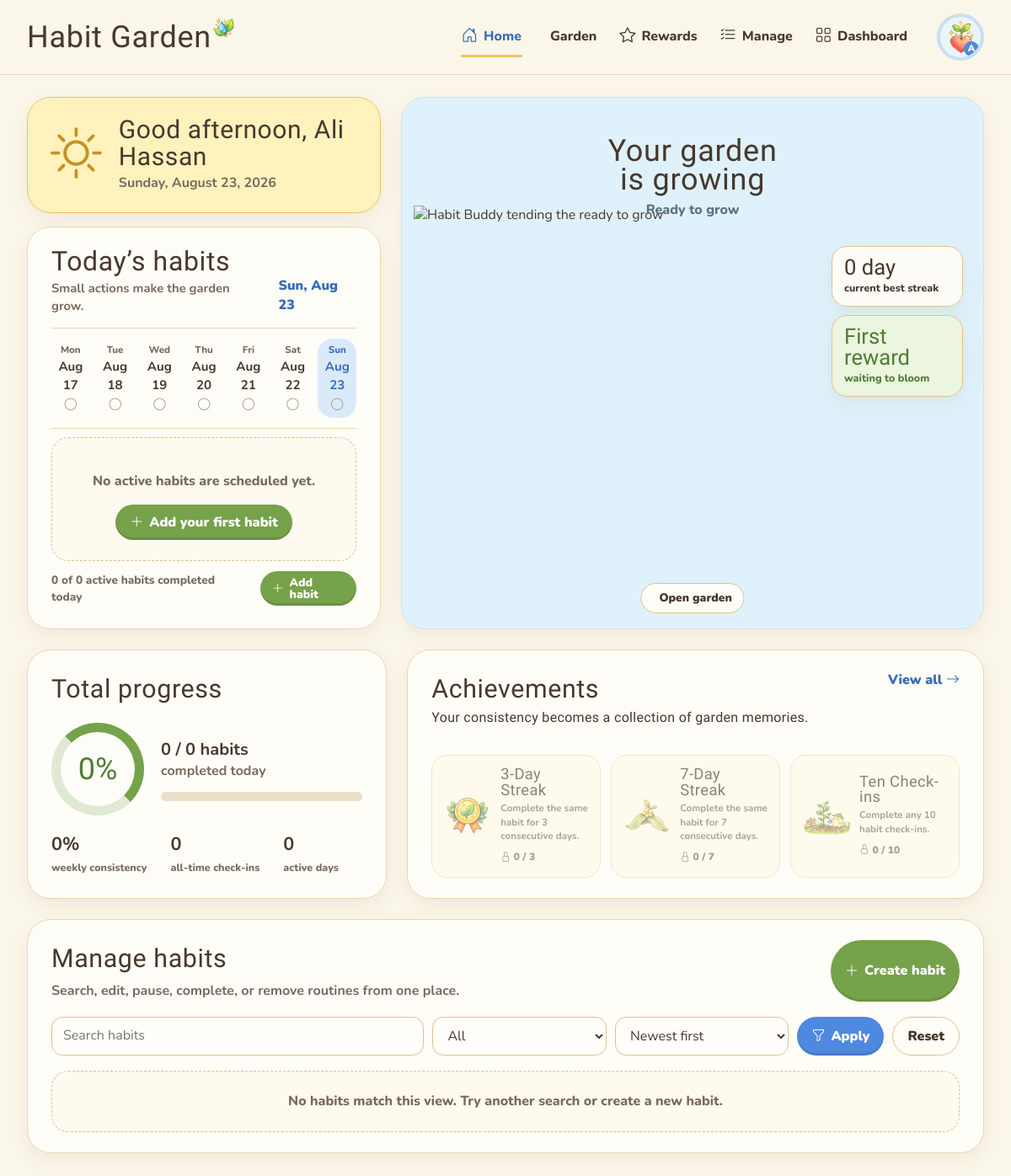
The page /modules/habit/index.php (signed in) on the database its author committed.
### tables this page shows
CREATE TABLE `badge_types` (
  `badge_type_id` int(11) NOT NULL,
  `reward_code` varchar(50) NOT NULL,
  `reward_name` varchar(100) NOT NULL,
  `reward_description` varchar(255) NOT NULL,
  `requirement` int(10) UNSIGNED NOT NULL,
  `tree_tier` tinyint(3) UNSIGNED NOT NULL DEFAULT 1,
  `reward_type` enum('Badge','Decoration') NOT NULL,
  `slot` enum('Hat','Glasses','Clothes','Shoes','Background') DEFAULT NULL,
  `reward_asset` varchar(255) DEFAULT NULL
);

### modules/habit/index.php (the view, shortened to what the rows shown need)
<?php
require_once __DIR__ . '/../../includes/session_check.php';
require_once __DIR__ . '/../../config/database.php';
require_once __DIR__ . '/habit_model.php';
require_once __DIR__ . '/habit_ui.php';
$stats = habit_get_stats($conn, (int) $logged_in_user_id);
$rewardStates = habit_get_reward_states($conn, (int) $logged_in_user_id);
$timeHour = (int) date('G');
$greeting = $timeHour < 12 ? 'Good morning' : ($timeHour < 18 ? 'Good afternoon' : 'Good evening');
?>
<section class="home-grid" aria-label="Habit Garden home">
    <div class="today-column">
        <section class="greeting-card" aria-labelledby="greeting-title">
            <div>
                <h1 id="greeting-title"><?= habit_e($greeting) ?>, <?= habit_e(habit_current_user_name()) ?></h1>
            </div>
        </section>
        <section class="today-card card" aria-labelledby="today-heading">
            <div class="section-heading">
                <div>
                    <h2 id="today-heading">Today’s habits</h2>
                </div>
            </div>
        </section>
    </div>
    <section class="garden-card card" aria-labelledby="garden-heading">
        <div class="garden-card__copy">
            <h2 id="garden-heading">Your garden<br>is growing</h2>
        </div>
    </section>
</section>
<section class="summary-grid" aria-label="Progress and achievements">
    <article class="progress-card card">
        <h2>Total progress</h2>
    </article>
    <article class="achievement-card card">
        <div class="achievement-head">
            <div>
                <h2>Achievements</h2>
            </div>
        </div>
        <?php if (!$rewardStates): ?>
            <div class="empty-state">Achievement definitions are not available yet.</div>
        <?php else: ?>
            <div class="achievement-list">
                <?php foreach (array_slice($rewardStates, 0, 3) as $reward): ?>
                    <?php $unlocked = $reward['unlocked']; ?>
                    <article class="achievement-item <?= $unlocked ? '' : 'is-locked' ?>">
                        <img src="<?= habit_e(habit_reward_art($reward)) ?>" alt="">
                        <div>
                            <h3><?= habit_e($reward['reward_name']) ?></h3>
                            <p><?= habit_e($reward['reward_description']) ?></p>
                            <span class="achievement-state">
                                <i class="bi <?= $unlocked ? 'bi-check-circle-fill' : 'bi-lock' ?>" aria-hidden="true"></i>
                                <?= $unlocked ? 'Earned' : habit_e($reward['progress'] . ' / ' . $reward['requirement']) ?>
                            </span>
                        </div>
                    </article>
                <?php endforeach; ?>
            </div>
        <?php endif; ?>
    </article>
</section>
<section class="manage-panel card" id="manage" aria-labelledby="manage-heading">
    <div class="manage-head">
        <div>
            <h2 id="manage-heading">Manage habits</h2>
        </div>
    </div>
</section>

### rows shown on the page
badge_types: shows a picture, reward_name "3-Day Streak", reward_description "Complete the same habit for 3 consecutive days.", requirement "0 / 3"
badge_types: shows a picture, reward_name "7-Day Streak", reward_description "Complete the same habit for 7 consecutive days.", requirement "0 / 7"
badge_types: shows a picture, reward_name "Ten Check-ins", reward_description "Complete any 10 habit check-ins.", requirement "0 / 10"

### other values the page prints
habit_e($page['label']) "Home"
habit_e($page['label']) "Garden"
habit_e($page['label']) "Rewards"
habit_e($page['label']) "Manage"
habit_e($page['label']) "Dashboard"
habit_e(strtoupper(substr(habit_current_user_name(), 0, 1))) "A"
habit_e(habit_current_user_name()) "Ali Hassan"
habit_e($today->format('l, F j, Y')) "Sunday, August 23, 2026"
habit_e($today->format('D, M j')) "Sun, Aug 23"
habit_e($day['short']) "Mon"
habit_e($day['date']) "Aug 17"
habit_e($day['short']) "Tue"
habit_e($day['date']) "Aug 18"
habit_e($day['short']) "Wed"
habit_e($day['date']) "Aug 19"
